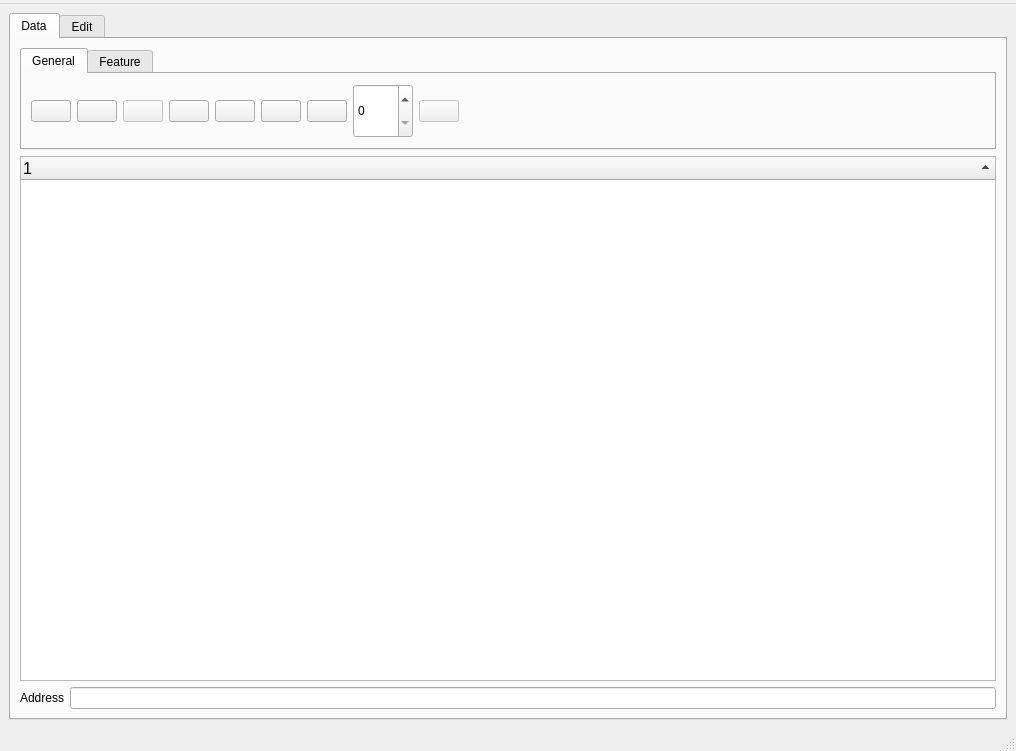
<?xml version="1.0" encoding="UTF-8"?>
<ui version="4.0">
 <class>frmDataEditor</class>
 <widget class="QMainWindow" name="frmDataEditor">
  <property name="geometry">
   <rect>
    <x>0</x>
    <y>0</y>
    <width>1016</width>
    <height>751</height>
   </rect>
  </property>
  <property name="windowTitle">
   <string>MainWindow</string>
  </property>
  <property name="windowIcon">
   <iconset resource="../icon.qrc">
    <normaloff>:/icons/Icons/icons8-database-64.png</normaloff>:/icons/Icons/icons8-database-64.png</iconset>
  </property>
  <widget class="QWidget" name="centralwidget">
   <layout class="QHBoxLayout" name="horizontalLayout_6">
    <item>
     <widget class="QTabWidget" name="tabWidget2">
      <property name="currentIndex">
       <number>0</number>
      </property>
      <widget class="QWidget" name="tab_3">
       <attribute name="title">
        <string>Data</string>
       </attribute>
       <layout class="QVBoxLayout" name="verticalLayout_2">
        <item>
         <widget class="QTabWidget" name="tabWidget">
          <property name="sizePolicy">
           <sizepolicy hsizetype="Expanding" vsizetype="Fixed">
            <horstretch>0</horstretch>
            <verstretch>0</verstretch>
           </sizepolicy>
          </property>
          <property name="currentIndex">
           <number>0</number>
          </property>
          <widget class="QWidget" name="tab">
           <attribute name="title">
            <string>General</string>
           </attribute>
           <layout class="QVBoxLayout" name="verticalLayout">
            <item>
             <layout class="QHBoxLayout" name="horizontalLayout">
              <item>
               <widget class="QPushButton" name="btnInFile">
                <property name="sizePolicy">
                 <sizepolicy hsizetype="Fixed" vsizetype="Fixed">
                  <horstretch>0</horstretch>
                  <verstretch>0</verstretch>
                 </sizepolicy>
                </property>
                <property name="toolTip">
                 <string>Open File</string>
                </property>
                <property name="text">
                 <string/>
                </property>
                <property name="icon">
                 <iconset resource="../icon.qrc">
                  <normaloff>:/icons/Icons/icons8-opened-folder-96.png</normaloff>:/icons/Icons/icons8-opened-folder-96.png</iconset>
                </property>
                <property name="iconSize">
                 <size>
                  <width>48</width>
                  <height>48</height>
                 </size>
                </property>
               </widget>
              </item>
              <item>
               <widget class="QPushButton" name="btnMerge">
                <property name="sizePolicy">
                 <sizepolicy hsizetype="Fixed" vsizetype="Fixed">
                  <horstretch>0</horstretch>
                  <verstretch>0</verstretch>
                 </sizepolicy>
                </property>
                <property name="toolTip">
                 <string>Merge to current data</string>
                </property>
                <property name="text">
                 <string/>
                </property>
                <property name="icon">
                 <iconset resource="../icon.qrc">
                  <normaloff>:/icons/Icons/icons8-add-folder-96.png</normaloff>:/icons/Icons/icons8-add-folder-96.png</iconset>
                </property>
                <property name="iconSize">
                 <size>
                  <width>48</width>
                  <height>48</height>
                 </size>
                </property>
               </widget>
              </item>
              <item>
               <widget class="QPushButton" name="btnSave">
                <property name="enabled">
                 <bool>false</bool>
                </property>
                <property name="sizePolicy">
                 <sizepolicy hsizetype="Fixed" vsizetype="Fixed">
                  <horstretch>0</horstretch>
                  <verstretch>0</verstretch>
                 </sizepolicy>
                </property>
                <property name="toolTip">
                 <string>Save</string>
                </property>
                <property name="text">
                 <string/>
                </property>
                <property name="icon">
                 <iconset resource="../icon.qrc">
                  <normaloff>:/icons/Icons/icons8-save-close-96.png</normaloff>:/icons/Icons/icons8-save-close-96.png</iconset>
                </property>
                <property name="iconSize">
                 <size>
                  <width>48</width>
                  <height>48</height>
                 </size>
                </property>
               </widget>
              </item>
              <item>
               <widget class="QPushButton" name="btnSaveAs">
                <property name="sizePolicy">
                 <sizepolicy hsizetype="Fixed" vsizetype="Fixed">
                  <horstretch>0</horstretch>
                  <verstretch>0</verstretch>
                 </sizepolicy>
                </property>
                <property name="toolTip">
                 <string>Save as ...</string>
                </property>
                <property name="text">
                 <string/>
                </property>
                <property name="icon">
                 <iconset resource="../icon.qrc">
                  <normaloff>:/icons/Icons/icons8-save-all-96.png</normaloff>:/icons/Icons/icons8-save-all-96.png</iconset>
                </property>
                <property name="iconSize">
                 <size>
                  <width>48</width>
                  <height>48</height>
                 </size>
                </property>
               </widget>
              </item>
              <item>
               <widget class="QPushButton" name="btnRefresh">
                <property name="toolTip">
                 <string>Reload File</string>
                </property>
                <property name="text">
                 <string/>
                </property>
                <property name="icon">
                 <iconset resource="../icon.qrc">
                  <normaloff>:/icons/Icons/icons8-refresh.svg</normaloff>:/icons/Icons/icons8-refresh.svg</iconset>
                </property>
                <property name="iconSize">
                 <size>
                  <width>48</width>
                  <height>48</height>
                 </size>
                </property>
               </widget>
              </item>
              <item>
               <widget class="QPushButton" name="btnValue">
                <property name="sizePolicy">
                 <sizepolicy hsizetype="Fixed" vsizetype="Fixed">
                  <horstretch>0</horstretch>
                  <verstretch>0</verstretch>
                 </sizepolicy>
                </property>
                <property name="toolTip">
                 <string>View Data</string>
                </property>
                <property name="text">
                 <string/>
                </property>
                <property name="icon">
                 <iconset resource="../icon.qrc">
                  <normaloff>:/icons/Icons/icons8-eye-96.png</normaloff>:/icons/Icons/icons8-eye-96.png</iconset>
                </property>
                <property name="iconSize">
                 <size>
                  <width>48</width>
                  <height>48</height>
                 </size>
                </property>
               </widget>
              </item>
              <item>
               <widget class="QPushButton" name="btnIn">
                <property name="sizePolicy">
                 <sizepolicy hsizetype="Fixed" vsizetype="Fixed">
                  <horstretch>0</horstretch>
                  <verstretch>0</verstretch>
                 </sizepolicy>
                </property>
                <property name="toolTip">
                 <string>Go to Index</string>
                </property>
                <property name="text">
                 <string/>
                </property>
                <property name="icon">
                 <iconset resource="../icon.qrc">
                  <normaloff>:/icons/Icons/icons8-forward-96.png</normaloff>:/icons/Icons/icons8-forward-96.png</iconset>
                </property>
                <property name="iconSize">
                 <size>
                  <width>48</width>
                  <height>48</height>
                 </size>
                </property>
               </widget>
              </item>
              <item>
               <widget class="QSpinBox" name="txtInside">
                <property name="sizePolicy">
                 <sizepolicy hsizetype="Fixed" vsizetype="Fixed">
                  <horstretch>0</horstretch>
                  <verstretch>0</verstretch>
                 </sizepolicy>
                </property>
                <property name="minimumSize">
                 <size>
                  <width>60</width>
                  <height>54</height>
                 </size>
                </property>
                <property name="maximumSize">
                 <size>
                  <width>6</width>
                  <height>54</height>
                 </size>
                </property>
                <property name="maximum">
                 <number>999999999</number>
                </property>
               </widget>
              </item>
              <item>
               <widget class="QPushButton" name="btnBack">
                <property name="enabled">
                 <bool>false</bool>
                </property>
                <property name="sizePolicy">
                 <sizepolicy hsizetype="Fixed" vsizetype="Fixed">
                  <horstretch>0</horstretch>
                  <verstretch>0</verstretch>
                 </sizepolicy>
                </property>
                <property name="toolTip">
                 <string>Back</string>
                </property>
                <property name="text">
                 <string/>
                </property>
                <property name="icon">
                 <iconset resource="../icon.qrc">
                  <normaloff>:/icons/Icons/icons8-back-96.png</normaloff>:/icons/Icons/icons8-back-96.png</iconset>
                </property>
                <property name="iconSize">
                 <size>
                  <width>48</width>
                  <height>48</height>
                 </size>
                </property>
               </widget>
              </item>
              <item>
               <spacer name="horizontalSpacer">
                <property name="orientation">
                 <enum>Qt::Horizontal</enum>
                </property>
                <property name="sizeHint" stdset="0">
                 <size>
                  <width>218</width>
                  <height>20</height>
                 </size>
                </property>
               </spacer>
              </item>
             </layout>
            </item>
           </layout>
          </widget>
          <widget class="QWidget" name="tab_2">
           <attribute name="title">
            <string>Feature</string>
           </attribute>
           <layout class="QVBoxLayout" name="verticalLayout_3">
            <item>
             <layout class="QHBoxLayout" name="horizontalLayout_4">
              <item>
               <widget class="QPushButton" name="btnRename">
                <property name="sizePolicy">
                 <sizepolicy hsizetype="Fixed" vsizetype="Fixed">
                  <horstretch>0</horstretch>
                  <verstretch>0</verstretch>
                 </sizepolicy>
                </property>
                <property name="toolTip">
                 <string>Rename</string>
                </property>
                <property name="text">
                 <string/>
                </property>
                <property name="icon">
                 <iconset resource="../icon.qrc">
                  <normaloff>:/icons/Icons/icons8-rename-96.png</normaloff>:/icons/Icons/icons8-rename-96.png</iconset>
                </property>
                <property name="iconSize">
                 <size>
                  <width>48</width>
                  <height>48</height>
                 </size>
                </property>
               </widget>
              </item>
              <item>
               <widget class="QPushButton" name="btnRemove">
                <property name="sizePolicy">
                 <sizepolicy hsizetype="Fixed" vsizetype="Fixed">
                  <horstretch>0</horstretch>
                  <verstretch>0</verstretch>
                 </sizepolicy>
                </property>
                <property name="toolTip">
                 <string>Remove</string>
                </property>
                <property name="text">
                 <string/>
                </property>
                <property name="icon">
                 <iconset resource="../icon.qrc">
                  <normaloff>:/icons/Icons/icons8-delete.svg</normaloff>:/icons/Icons/icons8-delete.svg</iconset>
                </property>
                <property name="iconSize">
                 <size>
                  <width>48</width>
                  <height>48</height>
                 </size>
                </property>
               </widget>
              </item>
              <item>
               <widget class="QPushButton" name="btnTranspose">
                <property name="sizePolicy">
                 <sizepolicy hsizetype="Fixed" vsizetype="Fixed">
                  <horstretch>0</horstretch>
                  <verstretch>0</verstretch>
                 </sizepolicy>
                </property>
                <property name="toolTip">
                 <string>Transpose</string>
                </property>
                <property name="text">
                 <string/>
                </property>
                <property name="icon">
                 <iconset resource="../icon.qrc">
                  <normaloff>:/icons/Icons/icons8-rotate-left-96.png</normaloff>:/icons/Icons/icons8-rotate-left-96.png</iconset>
                </property>
                <property name="iconSize">
                 <size>
                  <width>48</width>
                  <height>48</height>
                 </size>
                </property>
               </widget>
              </item>
              <item>
               <widget class="QPushButton" name="btnScale">
                <property name="sizePolicy">
                 <sizepolicy hsizetype="Fixed" vsizetype="Fixed">
                  <horstretch>0</horstretch>
                  <verstretch>0</verstretch>
                 </sizepolicy>
                </property>
                <property name="toolTip">
                 <string>Zero Score</string>
                </property>
                <property name="text">
                 <string/>
                </property>
                <property name="icon">
                 <iconset resource="../icon.qrc">
                  <normaloff>:/icons/Icons/icons8-normal-distribution-histogram-96.png</normaloff>:/icons/Icons/icons8-normal-distribution-histogram-96.png</iconset>
                </property>
                <property name="iconSize">
                 <size>
                  <width>48</width>
                  <height>48</height>
                 </size>
                </property>
               </widget>
              </item>
              <item>
               <widget class="QPushButton" name="btnClone">
                <property name="sizePolicy">
                 <sizepolicy hsizetype="Fixed" vsizetype="Fixed">
                  <horstretch>0</horstretch>
                  <verstretch>0</verstretch>
                 </sizepolicy>
                </property>
                <property name="toolTip">
                 <string>Clone</string>
                </property>
                <property name="text">
                 <string/>
                </property>
                <property name="icon">
                 <iconset resource="../icon.qrc">
                  <normaloff>:/icons/Icons/icons8-clone-96.png</normaloff>:/icons/Icons/icons8-clone-96.png</iconset>
                </property>
                <property name="iconSize">
                 <size>
                  <width>48</width>
                  <height>48</height>
                 </size>
                </property>
               </widget>
              </item>
              <item>
               <spacer name="horizontalSpacer_3">
                <property name="orientation">
                 <enum>Qt::Horizontal</enum>
                </property>
                <property name="sizeType">
                 <enum>QSizePolicy::Fixed</enum>
                </property>
                <property name="sizeHint" stdset="0">
                 <size>
                  <width>10</width>
                  <height>20</height>
                 </size>
                </property>
               </spacer>
              </item>
              <item>
               <widget class="QPushButton" name="btnReshape">
                <property name="sizePolicy">
                 <sizepolicy hsizetype="Fixed" vsizetype="Fixed">
                  <horstretch>0</horstretch>
                  <verstretch>0</verstretch>
                 </sizepolicy>
                </property>
                <property name="toolTip">
                 <string>Reshape</string>
                </property>
                <property name="text">
                 <string/>
                </property>
                <property name="icon">
                 <iconset resource="../icon.qrc">
                  <normaloff>:/icons/Icons/icons8-3d-object-96.png</normaloff>:/icons/Icons/icons8-3d-object-96.png</iconset>
                </property>
                <property name="iconSize">
                 <size>
                  <width>48</width>
                  <height>48</height>
                 </size>
                </property>
               </widget>
              </item>
              <item>
               <widget class="QPushButton" name="btnSelectPart">
                <property name="sizePolicy">
                 <sizepolicy hsizetype="Fixed" vsizetype="Fixed">
                  <horstretch>0</horstretch>
                  <verstretch>0</verstretch>
                 </sizepolicy>
                </property>
                <property name="toolTip">
                 <string>Select Part of Data</string>
                </property>
                <property name="text">
                 <string/>
                </property>
                <property name="icon">
                 <iconset resource="../icon.qrc">
                  <normaloff>:/icons/Icons/icons8-3d-model-96.png</normaloff>:/icons/Icons/icons8-3d-model-96.png</iconset>
                </property>
                <property name="iconSize">
                 <size>
                  <width>48</width>
                  <height>48</height>
                 </size>
                </property>
               </widget>
              </item>
              <item>
               <spacer name="horizontalSpacer_4">
                <property name="orientation">
                 <enum>Qt::Horizontal</enum>
                </property>
                <property name="sizeType">
                 <enum>QSizePolicy::Fixed</enum>
                </property>
                <property name="sizeHint" stdset="0">
                 <size>
                  <width>10</width>
                  <height>20</height>
                 </size>
                </property>
               </spacer>
              </item>
              <item>
               <widget class="QPushButton" name="btnHConcat">
                <property name="sizePolicy">
                 <sizepolicy hsizetype="Fixed" vsizetype="Fixed">
                  <horstretch>0</horstretch>
                  <verstretch>0</verstretch>
                 </sizepolicy>
                </property>
                <property name="toolTip">
                 <string>Vertically concatenate</string>
                </property>
                <property name="text">
                 <string/>
                </property>
                <property name="icon">
                 <iconset resource="../icon.qrc">
                  <normaloff>:/icons/Icons/icons8-select-row-96.png</normaloff>:/icons/Icons/icons8-select-row-96.png</iconset>
                </property>
                <property name="iconSize">
                 <size>
                  <width>48</width>
                  <height>48</height>
                 </size>
                </property>
               </widget>
              </item>
              <item>
               <widget class="QPushButton" name="btnVConcat">
                <property name="sizePolicy">
                 <sizepolicy hsizetype="Fixed" vsizetype="Fixed">
                  <horstretch>0</horstretch>
                  <verstretch>0</verstretch>
                 </sizepolicy>
                </property>
                <property name="toolTip">
                 <string>Horizontally concatenate</string>
                </property>
                <property name="text">
                 <string/>
                </property>
                <property name="icon">
                 <iconset resource="../icon.qrc">
                  <normaloff>:/icons/Icons/icons8-select-column-96.png</normaloff>:/icons/Icons/icons8-select-column-96.png</iconset>
                </property>
                <property name="iconSize">
                 <size>
                  <width>48</width>
                  <height>48</height>
                 </size>
                </property>
               </widget>
              </item>
              <item>
               <widget class="QPushButton" name="btnCConcat">
                <property name="sizePolicy">
                 <sizepolicy hsizetype="Fixed" vsizetype="Fixed">
                  <horstretch>0</horstretch>
                  <verstretch>0</verstretch>
                 </sizepolicy>
                </property>
                <property name="toolTip">
                 <string>Cross concatenate</string>
                </property>
                <property name="text">
                 <string/>
                </property>
                <property name="icon">
                 <iconset resource="../icon.qrc">
                  <normaloff>:/icons/Icons/icons8-select-cell-96.png</normaloff>:/icons/Icons/icons8-select-cell-96.png</iconset>
                </property>
                <property name="iconSize">
                 <size>
                  <width>48</width>
                  <height>48</height>
                 </size>
                </property>
               </widget>
              </item>
              <item>
               <widget class="QPushButton" name="btnConcat">
                <property name="sizePolicy">
                 <sizepolicy hsizetype="Fixed" vsizetype="Fixed">
                  <horstretch>0</horstretch>
                  <verstretch>0</verstretch>
                 </sizepolicy>
                </property>
                <property name="toolTip">
                 <string>Axis n concatenate</string>
                </property>
                <property name="text">
                 <string/>
                </property>
                <property name="icon">
                 <iconset resource="../icon.qrc">
                  <normaloff>:/icons/Icons/icons8-table-96.png</normaloff>:/icons/Icons/icons8-table-96.png</iconset>
                </property>
                <property name="iconSize">
                 <size>
                  <width>48</width>
                  <height>48</height>
                 </size>
                </property>
               </widget>
              </item>
              <item>
               <spacer name="horizontalSpacer_2">
                <property name="orientation">
                 <enum>Qt::Horizontal</enum>
                </property>
                <property name="sizeHint" stdset="0">
                 <size>
                  <width>40</width>
                  <height>20</height>
                 </size>
                </property>
               </spacer>
              </item>
             </layout>
            </item>
           </layout>
          </widget>
         </widget>
        </item>
        <item>
         <widget class="QTreeWidget" name="lwData">
          <property name="font">
           <font>
            <pointsize>12</pointsize>
           </font>
          </property>
          <property name="sortingEnabled">
           <bool>true</bool>
          </property>
          <column>
           <property name="text">
            <string notr="true">1</string>
           </property>
          </column>
         </widget>
        </item>
        <item>
         <layout class="QHBoxLayout" name="horizontalLayout_2">
          <item>
           <widget class="QLabel" name="label_33">
            <property name="sizePolicy">
             <sizepolicy hsizetype="Fixed" vsizetype="Fixed">
              <horstretch>0</horstretch>
              <verstretch>0</verstretch>
             </sizepolicy>
            </property>
            <property name="text">
             <string>Address</string>
            </property>
           </widget>
          </item>
          <item>
           <widget class="QLineEdit" name="txtInFile">
            <property name="text">
             <string/>
            </property>
           </widget>
          </item>
         </layout>
        </item>
       </layout>
      </widget>
      <widget class="QWidget" name="tab_4">
       <attribute name="title">
        <string>Edit</string>
       </attribute>
       <layout class="QHBoxLayout" name="horizontalLayout_5">
        <item>
         <layout class="QVBoxLayout" name="verticalLayout_4">
          <item>
           <layout class="QHBoxLayout" name="horizontalLayout_3">
            <item>
             <widget class="QPushButton" name="btnRun">
              <property name="sizePolicy">
               <sizepolicy hsizetype="Fixed" vsizetype="Fixed">
                <horstretch>0</horstretch>
                <verstretch>0</verstretch>
               </sizepolicy>
              </property>
              <property name="toolTip">
               <string>Run Code</string>
              </property>
              <property name="text">
               <string/>
              </property>
              <property name="icon">
               <iconset resource="../icon.qrc">
                <normaloff>:/icons/Icons/icons8-play-96.png</normaloff>:/icons/Icons/icons8-play-96.png</iconset>
              </property>
              <property name="iconSize">
               <size>
                <width>48</width>
                <height>48</height>
               </size>
              </property>
             </widget>
            </item>
            <item>
             <spacer name="horizontalSpacer_6">
              <property name="orientation">
               <enum>Qt::Horizontal</enum>
              </property>
              <property name="sizeType">
               <enum>QSizePolicy::Fixed</enum>
              </property>
              <property name="sizeHint" stdset="0">
               <size>
                <width>20</width>
                <height>20</height>
               </size>
              </property>
             </spacer>
            </item>
            <item>
             <widget class="QPushButton" name="btnNewCode">
              <property name="sizePolicy">
               <sizepolicy hsizetype="Fixed" vsizetype="Fixed">
                <horstretch>0</horstretch>
                <verstretch>0</verstretch>
               </sizepolicy>
              </property>
              <property name="text">
               <string/>
              </property>
              <property name="icon">
               <iconset resource="../icon.qrc">
                <normaloff>:/icons/Icons/icons8-file.svg</normaloff>:/icons/Icons/icons8-file.svg</iconset>
              </property>
              <property name="iconSize">
               <size>
                <width>48</width>
                <height>48</height>
               </size>
              </property>
             </widget>
            </item>
            <item>
             <widget class="QPushButton" name="btnOpenCode">
              <property name="sizePolicy">
               <sizepolicy hsizetype="Fixed" vsizetype="Fixed">
                <horstretch>0</horstretch>
                <verstretch>0</verstretch>
               </sizepolicy>
              </property>
              <property name="toolTip">
               <string>Open Code File</string>
              </property>
              <property name="text">
               <string/>
              </property>
              <property name="icon">
               <iconset resource="../icon.qrc">
                <normaloff>:/icons/Icons/icons8-opened-folder-96.png</normaloff>:/icons/Icons/icons8-opened-folder-96.png</iconset>
              </property>
              <property name="iconSize">
               <size>
                <width>48</width>
                <height>48</height>
               </size>
              </property>
             </widget>
            </item>
            <item>
             <widget class="QPushButton" name="btnSaveCode">
              <property name="sizePolicy">
               <sizepolicy hsizetype="Fixed" vsizetype="Fixed">
                <horstretch>0</horstretch>
                <verstretch>0</verstretch>
               </sizepolicy>
              </property>
              <property name="toolTip">
               <string>Save Code File</string>
              </property>
              <property name="text">
               <string/>
              </property>
              <property name="icon">
               <iconset resource="../icon.qrc">
                <normaloff>:/icons/Icons/icons8-save-96.png</normaloff>:/icons/Icons/icons8-save-96.png</iconset>
              </property>
              <property name="iconSize">
               <size>
                <width>48</width>
                <height>48</height>
               </size>
              </property>
             </widget>
            </item>
            <item>
             <spacer name="horizontalSpacer_5">
              <property name="orientation">
               <enum>Qt::Horizontal</enum>
              </property>
              <property name="sizeHint" stdset="0">
               <size>
                <width>40</width>
                <height>20</height>
               </size>
              </property>
             </spacer>
            </item>
           </layout>
          </item>
          <item>
           <widget class="QWidget" name="Code" native="true">
            <property name="sizePolicy">
             <sizepolicy hsizetype="MinimumExpanding" vsizetype="MinimumExpanding">
              <horstretch>0</horstretch>
              <verstretch>0</verstretch>
             </sizepolicy>
            </property>
           </widget>
          </item>
          <item>
           <widget class="QLabel" name="lblCodeFile">
            <property name="text">
             <string>TextLabel</string>
            </property>
           </widget>
          </item>
         </layout>
        </item>
       </layout>
      </widget>
     </widget>
    </item>
   </layout>
  </widget>
  <widget class="QMenuBar" name="menubar">
   <property name="geometry">
    <rect>
     <x>0</x>
     <y>0</y>
     <width>1016</width>
     <height>21</height>
    </rect>
   </property>
   <widget class="QMenu" name="menuFile">
    <property name="geometry">
     <rect>
      <x>309</x>
      <y>169</y>
      <width>184</width>
      <height>69</height>
     </rect>
    </property>
    <property name="title">
     <string/>
    </property>
    <property name="icon">
     <iconset>
      <normaloff>../Icons/icons8-menu.svg</normaloff>../Icons/icons8-menu.svg</iconset>
    </property>
    <addaction name="actionExit"/>
   </widget>
   <addaction name="menuFile"/>
  </widget>
  <widget class="QStatusBar" name="statusbar"/>
  <action name="actionExit">
   <property name="icon">
    <iconset>
     <normaloff>../Icons/icons8-shutdown-96.png</normaloff>../Icons/icons8-shutdown-96.png</iconset>
   </property>
   <property name="text">
    <string>Exit</string>
   </property>
  </action>
 </widget>
 <resources>
  <include location="../icon.qrc"/>
 </resources>
 <connections/>
</ui>
